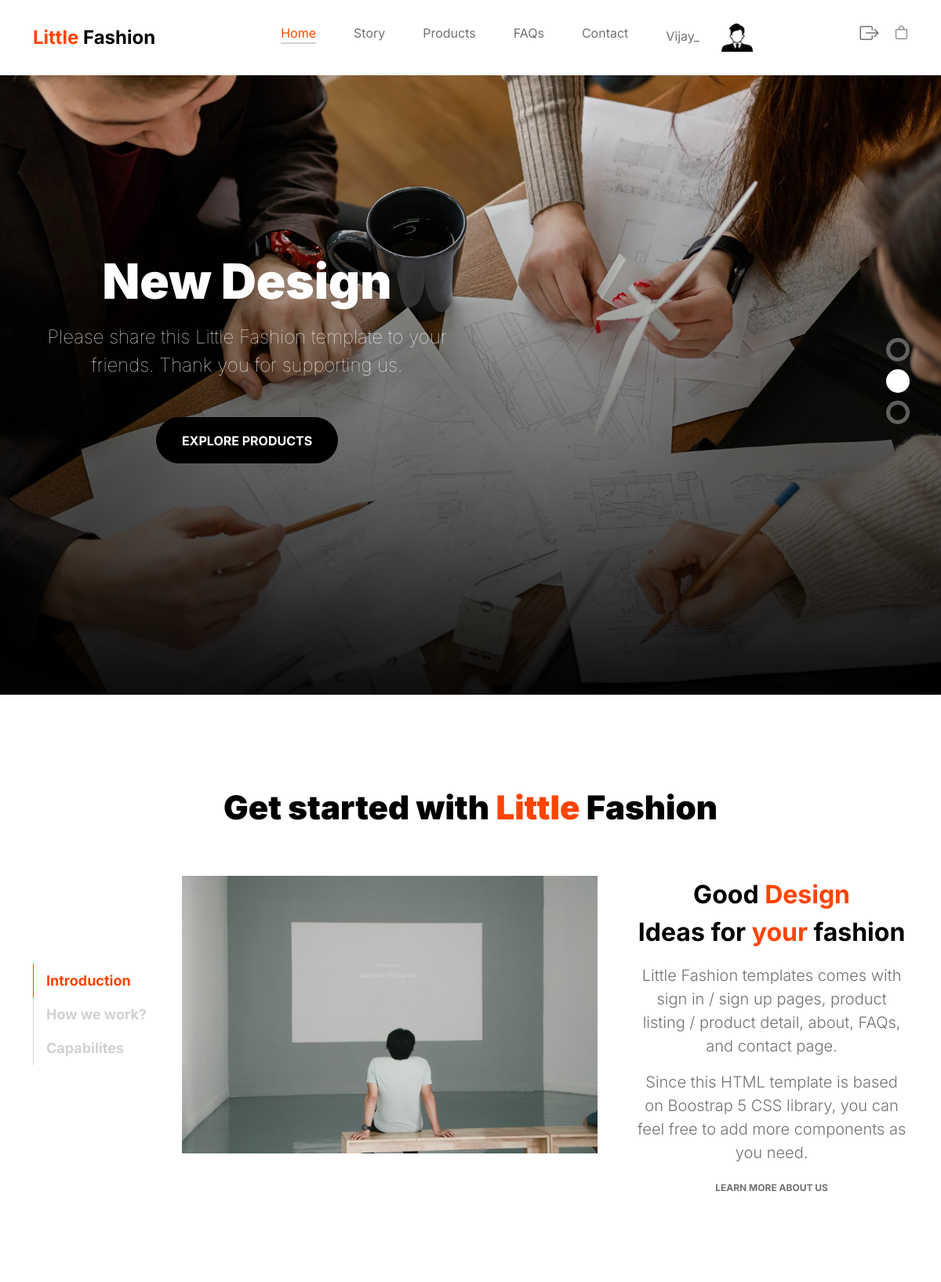
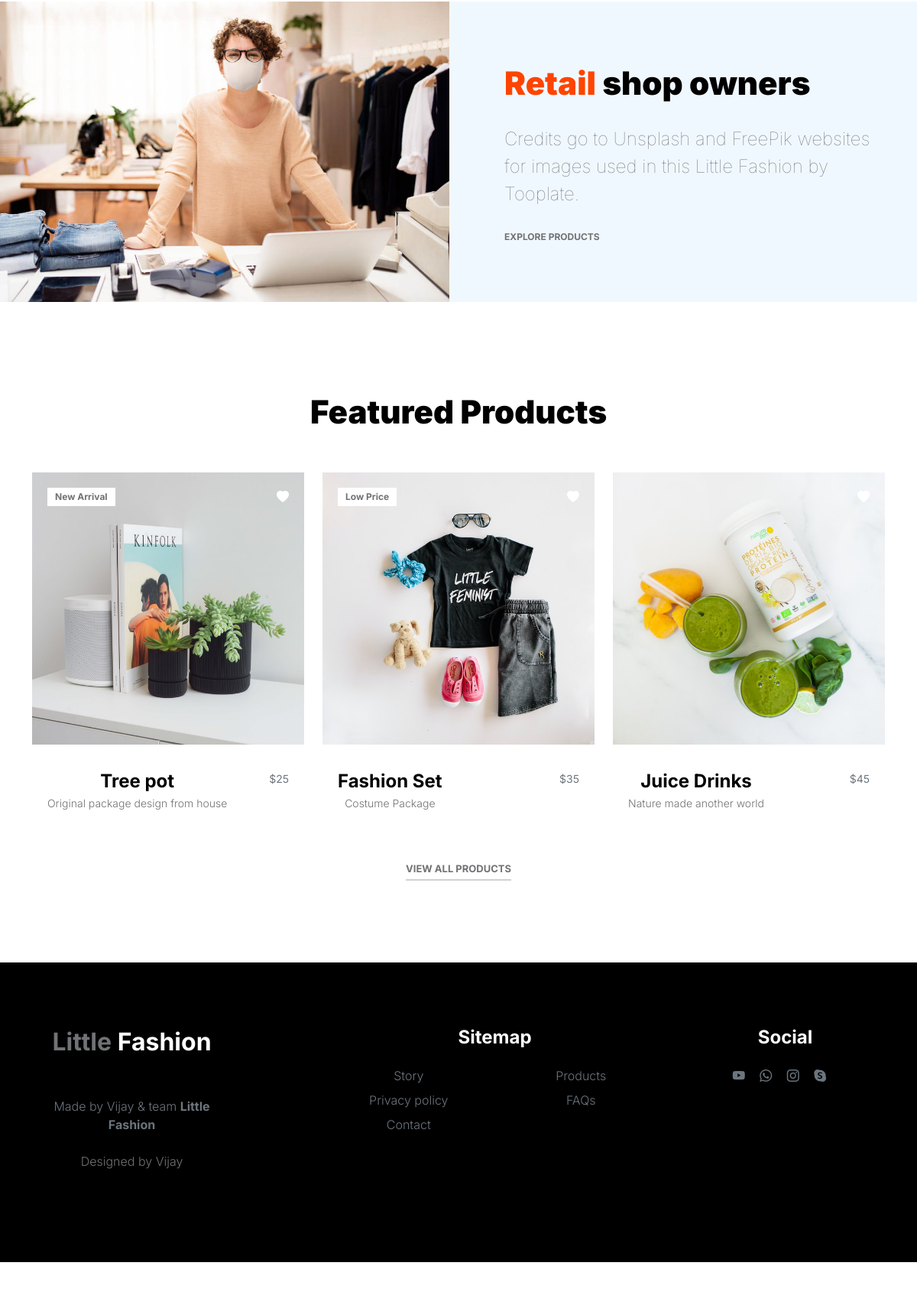
/ (signed in), run on the app's committed database (2 pictures, top to bottom).
### consumer_app/models.py (models this page shows, shortened)
class UserData(models.Model):
    name = models.CharField(max_length=50)
    phone = models.CharField(max_length=11)
    email = models.EmailField(primary_key=True)
    password = models.CharField(max_length=10)
    pic = models.ImageField(default='user.jpg',upload_to='consumer_pics')
    about_me = models.TextField(null=True)

### consumer_app/views.py (the view)
# urls.py: path('',views.index,name = 'index'),
def index(request):
    try:
        s_mail = request.session['email']
        if s_mail:
            user_obj = UserData.objects.get(email = s_mail)
            return render(request,'index.html',{'user_data':user_obj })
        else:
            raise Exception('s_mail not found')
    except:
        return render(request, 'index.html')

### templates/index.html (shortened to what this page needs)
{% extends "base.html" %}
{% block content %}
            <section class="slick-slideshow">
                <div class="slick-custom">
                    <img src="/static/images/slideshow/team-meeting-renewable-energy-project.jpeg" class="img-fluid" alt="">
                    <div class="slick-bottom">
                        <div class="container">
                            <div class="row">
                                <div class="col-lg-6 col-10">
                                    <h1 class="slick-title">New Design</h1>
                                    <p class="lead text-white mt-lg-3 mb-lg-5">Please share this Little Fashion template to your friends. Thank you for supporting us.</p>
                                    <a href="/products/" class="btn custom-btn">Explore products</a>
                                </div>
                            </div>
                        </div>
                    </div>
                </div>
            </section>
            <section class="about section-padding">
                <div class="container">
                    <div class="row">
                        <div class="col-12 text-center">
                            <h2 class="mb-5">Get started with <span>Little</span> Fashion</h2>
                        </div>
                        <div class="col-lg-2 col-12 mt-auto mb-auto">
                            <ul class="nav nav-pills mb-5 mx-auto justify-content-center align-items-center" id="pills-tab" role="tablist">
                                <li class="nav-item" role="presentation">
                                    <button class="nav-link active" id="pills-home-tab" data-bs-toggle="pill" data-bs-target="#pills-home" type="button" role="tab" aria-controls="pills-home" aria-selected="true">Introduction</button>
                                </li>
                                <li class="nav-item" role="presentation">
                                    <button class="nav-link" id="pills-youtube-tab" data-bs-toggle="pill" data-bs-target="#pills-youtube" type="button" role="tab" aria-controls="pills-youtube" aria-selected="true">How we work?</button>
                                </li>
                                <li class="nav-item" role="presentation">
                                    <button class="nav-link" id="pills-skill-tab" data-bs-toggle="pill" data-bs-target="#pills-skill" type="button" role="tab" aria-controls="pills-skill" aria-selected="false">Capabilites</button>
                                </li>
                            </ul>
                        </div>
                        <div class="col-lg-10 col-12">
                            <div class="tab-content mt-2" id="pills-tabContent">
                                <div class="tab-pane fade show active" id="pills-home" role="tabpanel" aria-labelledby="pills-home-tab">
                                    <div class="row">
                                        <div class="col-lg-7 col-12">
                                            <img src="/static/images/pim-chu-z6NZ76_UTDI-unsplash.jpeg" class="img-fluid" alt="">
                                        </div>
                                        <div class="col-lg-5 col-12">
                                            <div class="d-flex flex-column h-100 ms-lg-4 mt-lg-0 mt-5">
                                                <h4 class="mb-3">Good <span>Design</span> <br>Ideas for <span>your</span> fashion</h4>
                                                <p>Little Fashion templates comes with <a href="/signin/">sign in</a> / <a href="/signup/">sign up</a> pages, product listing / product detail, about, FAQs, and contact page.</p>
                                                <p>Since this HTML template is based on Boostrap 5 CSS library, you can feel free to add more components as you need.</p>
                                                <div class="mt-2 mt-lg-auto">
                                                    <a href="/about/" class="custom-link mb-2">
                                                        Learn more about us
                                                    </a>
                                                </div>
                                            </div>
                                        </div>
                                    </div>
                                </div>
                            </div>
                        </div>
                    </div>
                </div>
            </section>
            <section class="front-product">
                <div class="container-fluid p-0">
                    <div class="row align-items-center">
                        <div class="col-lg-6 col-12">
                            <img src="/static/images/retail-shop-owner-mask-social-distancing-shopping.jpg" class="img-fluid" alt="">
                        </div>
                        <div class="col-lg-6 col-12">
                            <div class="px-5 py-5 py-lg-0">
                                <h2 class="mb-4"><span>Retail</span> shop owners</h2>
                                <p class="lead mb-4">Credits go to Unsplash and FreePik websites for images used in this Little Fashion by Tooplate.</p>
                                <a href="/products/" class="custom-link">
                                    Explore Products
                                </a>
                            </div>
                        </div>
                    </div>
                </div>
            </section>
            <section class="featured-product section-padding">
            </section>
        </main>
{% endblock  %}

### templates/header.html (shortened to what this page needs)
{% load static %}
<!doctype html>
<html lang="en">
    <head>
        <meta name="author" content=""><link rel="stylesheet" href="https://cdn.jsdelivr.net/npm/bootstrap-icons@1.10.3/font/bootstrap-icons.css">
        <link href="/static/css/bootstrap.min.css" rel="stylesheet">
        <link href="/static/css/bootstrap-icons.css" rel="stylesheet">
        <link rel="stylesheet" href="/static/css/slick.css"/>
        <link href="/static/css/tooplate-little-fashion.css" rel="stylesheet">
    </head>
    <body>
        <main>
            <nav class="navbar navbar-expand-lg">
                <div class="container">
                    <a class="navbar-brand" href="/">
                        <strong><span>Little</span> Fashion</strong>
                    </a>
                    <div class="collapse navbar-collapse" id="navbarNav">
                        <ul class="navbar-nav mx-auto">
                            <li class="nav-item">
                                <a class="nav-link {% if request.path == '/' %} active {% endif %}" href="/">Home</a>
                            </li>
                            <li class="nav-item">
                                <a class="nav-link {% if request.path == '/about/' %} active {% endif %}" href="/about">Story</a>
                            </li>
                            <li class="nav-item">
                                <a class="nav-link {% if request.path == '/products/' %} active {% endif %}" href="/products">Products</a>
                            </li>
                            <li class="nav-item">
                                <a class="nav-link {% if request.path == '/faq/' %} active {% endif %}" href="/faq">FAQs</a>
                            </li>
                            <li class="nav-item">
                                <a class="nav-link {% if request.path == '/contact/' %} active {% endif %}" href="/contact">Contact</a>
                            </li>
                            {% if user_data %}
                            <li class="nav-item">
                                <a class="nav-link">{{user_data.name}}</a>
                                {% if user_data.pic.url %}
                                    <a href="/profile/" title='editProfile'>
                                    <img src= {{user_data.pic.url}} width="40 px" class="img-circle elevation-2" alt="UserPicture">
                                    {% else %}
                                    <img src= '/' width="40 px" class="img-circle elevation-2" alt="User Image">
                                    {% endif %}
                                </a>
                            </li>
                            {% endif %}
                        </ul>
                        {% if user_data %}
                        <div class="d-none d-lg-block" style="margin-bottom: 10px;">
                            <a href="/signout/" class="bi bi-box-arrow-right custom-icon me-3"></a>
                            <a href="/cart_table/" class="bi-bag custom-icon"></a>
                        </div>
                        {% else  %}
                            <div class="d-none d-lg-block">
                                <a href="/signin" class="bi bi-person custom-icon me-3"></a>
                                <a href="/signin/" class="bi bi-bag custom-icon"></a>
                            </div>
                        {% endif %}
                    </div>
                </div>
            </nav>

### static/css/tooplate-little-fashion.css (style rules this page uses)
:root { --white-color: #FFFFFF; --primary-color: #FF4400; --section-bg-color: #f0f8ff; --dark-color: #000000; --grey-color: #d0d1d1; --p-color: #717275; --body-font-family: 'Inter', sans-serif; --h5-font-size: 24px; --p-font-size: 20px; --copyright-text-font-size: 16px; --product-link-font-size: 14px; --custom-link-font-size: 12px; --font-weight-thin: 100; --font-weight-light: 300; --font-weight-normal: 400; --font-weight-bold: 700; --font-weight-black: 900; }
body, html { height: 100%; }
html { scroll-behavior: smooth; }
body { background: var(--white-color); font-family: var(--body-font-family); position: relative; }
h2, h3, h4, h5, h6 { color: var(--dark-color); line-height: inherit; }
h1, h2, h3, h4, h5, h6 { font-weight: var(--font-weight-bold); }
h1, h2 { font-weight: var(--font-weight-black); }
h1 { font-size: 64px; line-height: normal; }
h2 { font-size: 42px; }
h4 { font-size: 32px; }
p { color: var(--p-color); font-size: var(--p-font-size); font-weight: var(--font-weight-light); }
a, button { touch-action: manipulation; transition: all 0.3s; }
a { color: var(--p-color); text-decoration: none; }
.custom-link { color: var(--p-color); font-size: var(--custom-link-font-size); font-weight: var(--font-weight-bold); text-transform: uppercase; position: relative; }
.lead { font-size: 1.5rem; font-weight: var(--font-weight-thin); }
b, strong { font-weight: var(--font-weight-bold); }
.custom-btn { background: var(--dark-color); border-radius: 50px; color: var(--white-color); font-size: var(--copyright-text-font-size); text-transform: uppercase; padding: 16.50px 20px; }
.custom-icon { color: var(--p-color); font-size: 24px; }
.custom-icon { display: inline-block; vertical-align: middle; }
.bi-bag.custom-icon { font-size: 17px; }
.navbar { background: var(--white-color); position: fixed; top: 0; right: 0; left: 0; padding: 25px 0; z-index: 2; will-change: transform; transition: transform 300ms linear; }
.navbar span, h2 span, h4 span { color: var(--primary-color); }
.navbar-brand { color: var(--dark-color); font-size: 24px; font-weight: var(--font-weight-light); margin: 0; padding: 0; }
.navbar-expand-lg .navbar-nav .nav-link { display: inline-block; padding: 0; margin-right: 1.5rem; margin-left: 1.5rem; }
.nav-link { color: var(--p-color); font-size: 16px; position: relative; }
.navbar .nav-link::after { position: absolute; top: 100%; left: 0; width: 100%; height: 2px; background: var(--grey-color); content: ''; opacity: 0; -webkit-transition: opacity 0.3s, -webkit-transform 0.3s; -moz-transition: opacity 0.3s, -moz-transform 0.3s; transition: opacity 0.3s, transform 0.3s; -webkit-transform: translateY(10px); -moz-transform: translateY(10px); transform: translateY(10px); }
.navbar .nav-link.active::after, .navbar .nav-link:hover::after { opacity: 1; -webkit-transform: translateY(0px); -moz-transform: translateY(0px); transform: translateY(0px); }
.navbar .nav-link.active, .navbar .nav-link:hover { color: var(--primary-color); }
@media (min-width: 992px) { .slick-slideshow { height: 100vh; } }
.slick-slideshow { margin-top: 86px; }
.slick-title { color: var(--white-color); }
.slick-custom { position: relative; }
.slick-custom img { width: 100%; object-fit: cover; }
.slick-bottom { background: linear-gradient(to top, var(--dark-color), transparent 90%); position: absolute; z-index: 2; bottom: 0; right: 0; left: 0; width: 100%; height: 100%; }
.slick-bottom .container { position: absolute; top: 40%; left: 50%; transform: translate(-50%, -40%); }
.slick-slideshow .custom-btn { font-weight: var(--font-weight-bold); display: inline-block; padding-right: 32px; padding-left: 32px; }
section { content-visibility: auto; contain-intrinsic-size: 700px; }
.section-padding { padding-top: 7rem; padding-bottom: 7rem; }
.about .nav-pills .nav-item { width: 100%; }
.about .nav-pills .nav-link { color: var(--grey-color); font-size: 18px; font-weight: var(--font-weight-bold); border-left: 1px solid var(--grey-color); border-radius: 0; padding-right: 0; }
.about .nav-pills .nav-link:hover, .about .nav-pills .nav-link.active, .about .nav-pills .show>.nav-link { background: transparent; border-left-color: var(--primary-color); color: var(--primary-color); }
.front-product { background: var(--section-bg-color); }
@media screen and (max-width: 1200px) { h1 { font-size: 62px; } }

### templates/header.html (style rules this page uses)
.container { text-align: center; }

### data on the page
UserData: name "Vijay_", pic (picture)
